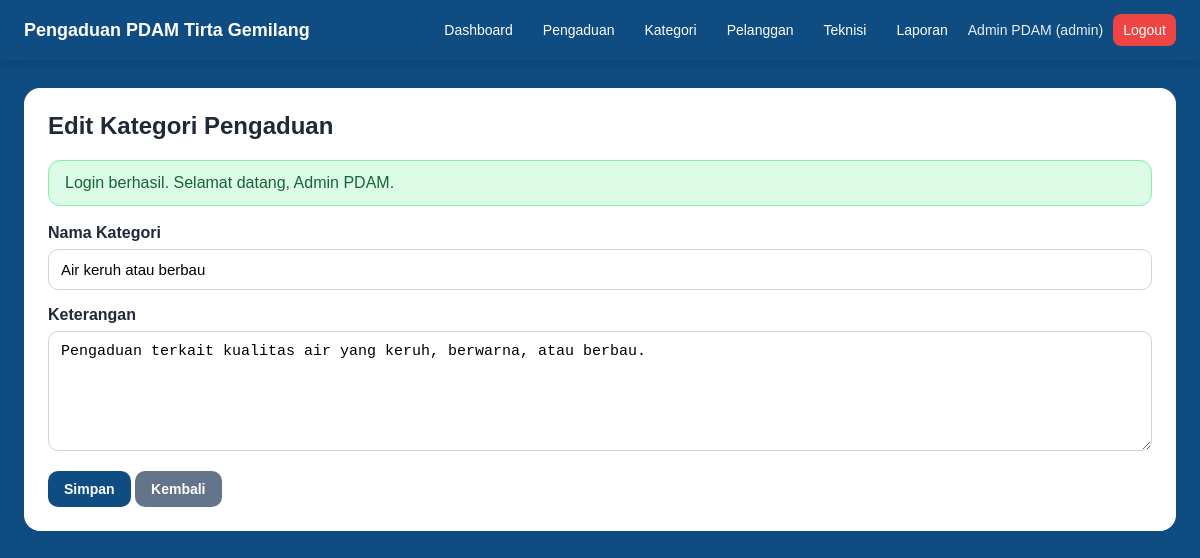
Page /kategori_form.php?id=2 (signed in) on the committed database.
### tables this page shows
CREATE TABLE kategori_pengaduan (
    id_kategori INT AUTO_INCREMENT PRIMARY KEY,
    nama_kategori VARCHAR(100) NOT NULL,
    keterangan TEXT,
    created_at DATETIME DEFAULT CURRENT_TIMESTAMP
);

### helpers.php (called while the page is built, shortened)
<?php
function e($value) {
    return htmlspecialchars((string)$value, ENT_QUOTES, 'UTF-8');
}
function asset($path = '') {
    return BASE_URL . '/' . ltrim($path, '/');
}
?>

### kategori_form.php (the view, shortened to what this page needs)
<?php
require_once __DIR__ . '/../config/database.php';
require_once __DIR__ . '/../config/helpers.php';
$id = $_GET['id'] ?? null;
$data = [
    'nama_kategori' => '',
    'keterangan' => ''
];
if ($id) {
    $stmt = $pdo->prepare("SELECT * FROM kategori_pengaduan WHERE id_kategori = ?");
    $stmt->execute([$id]);
    $data = $stmt->fetch();
}
require_once __DIR__ . '/../includes/header.php';
require_once __DIR__ . '/../includes/navbar.php';
?>
<div class="container">
    <div class="card">
        <h2><?= $id ? 'Edit' : 'Tambah'; ?> Kategori Pengaduan</h2>
        <?php require_once __DIR__ . '/../includes/alerts.php'; ?>
        <form method="post">
            <div class="form-group">
                <label>Nama Kategori</label>
                <input type="text" name="nama_kategori" value="<?= e($data['nama_kategori']); ?>" required>
            </div>
            <div class="form-group">
                <label>Keterangan</label>
                <textarea name="keterangan"><?= e($data['keterangan']); ?></textarea>
            </div>
            <button class="btn" type="submit">Simpan</button>
            <a class="btn btn-secondary" href="<?= asset('admin/kategori.php'); ?>">Kembali</a>
        </form>
    </div>
</div>

### style.css (style rules this page uses)
* { box-sizing: border-box; }
html, body { height: 100%; margin: 0; }
body { min-height: 100vh; font-family: Arial, Helvetica, sans-serif; background: #0f4c81; color: #1f2937; display: flex; flex-direction: column; }
a { text-decoration: none; color: inherit; }
.container { width: 100%; max-width: 100%; margin: 28px 0; padding: 0 24px; }
.card { background: #fff; border-radius: 16px; padding: 24px; box-shadow: 0 8px 24px rgba(15, 76, 129, 0.12); margin-bottom: 20px; }
.card h1, .card h2, .card h3 { margin-top: 0; }
.form-group { margin-bottom: 16px; }
label { display: block; font-weight: bold; margin-bottom: 7px; }
input, select, textarea { width: 100%; padding: 11px 12px; border: 1px solid #cbd5e1; border-radius: 10px; font-size: 15px; background: #fff; }
textarea { min-height: 120px; resize: vertical; }
.btn { display: inline-block; padding: 10px 16px; border: none; border-radius: 10px; background: #0f4c81; color: #fff; cursor: pointer; font-weight: bold; font-size: 14px; }
.btn-secondary { background: #64748b; }

### rows in the picture
kategori_pengaduan: nama_kategori "Air keruh atau berbau", keterangan "Pengaduan terkait kualitas air yang keruh, berwarna, atau berbau."

### other values in the picture
APP_SHORT_NAME "Pengaduan PDAM Tirta Gemilang"
$user['nama'] "Admin PDAM"
$user['role'] "admin"
$msg "Login berhasil. Selamat datang, Admin PDAM."
